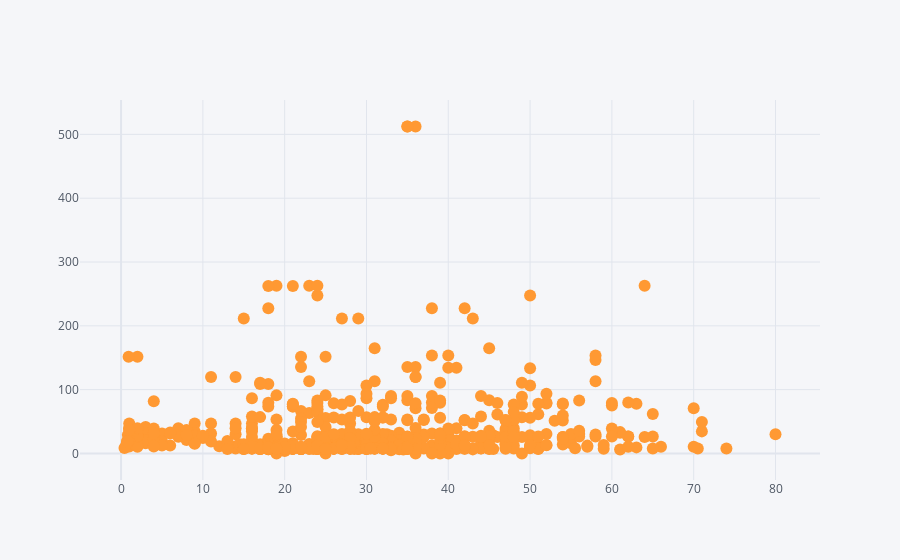

Write notebook code for a chart like this one.
### Code cell
df2 = sns.load_dataset('titanic')
# Question: How age and fare are related.
# Now we plot this data
df2.iplot(x = 'age', y = 'fare', mode = 'markers')
# This data plot now show that the fare is independent of age w.r.t fare as this is random.

### Figure 1 — Plotly figure (JSON) as saved in the notebook; plotly's stock layout.template omitted (floating-point values rounded to 4 significant figures; data arrays with more than 128 entries replaced by an {"elided": "..."} marker saying what was removed)
{"data": [{"line": {"color": "rgba(255, 153, 51, 1.0)", "dash": "solid", "shape": "linear", "width": 1.3}, "marker": {"size": 12, "symbol": "circle"}, "mode": "markers", "name": "fare", "text": "", "type": "scatter", "x": {"elided": "891 float values"}, "y": {"elided": "891 float values"}}], "layout": {"legend": {"bgcolor": "#F5F6F9", "font": {"color": "#4D5663"}}, "paper_bgcolor": "#F5F6F9", "plot_bgcolor": "#F5F6F9", "title": {"font": {"color": "#4D5663"}}, "xaxis": {"gridcolor": "#E1E5ED", "showgrid": true, "tickfont": {"color": "#4D5663"}, "title": {"font": {"color": "#4D5663"}, "text": ""}, "zerolinecolor": "#E1E5ED"}, "yaxis": {"gridcolor": "#E1E5ED", "showgrid": true, "tickfont": {"color": "#4D5663"}, "title": {"font": {"color": "#4D5663"}, "text": ""}, "zerolinecolor": "#E1E5ED"}}}
